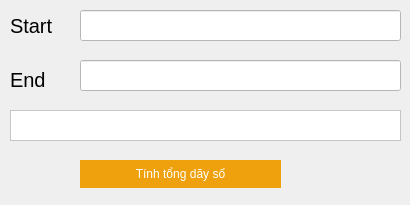
<?xml version="1.0" encoding="UTF-8"?>
<ui version="4.0">
 <class>Summation_Widget</class>
 <widget class="QWidget" name="Summation_Widget">
  <property name="geometry">
   <rect>
    <x>0</x>
    <y>0</y>
    <width>410</width>
    <height>205</height>
   </rect>
  </property>
  <property name="windowTitle">
   <string>Form</string>
  </property>
  <widget class="QLineEdit" name="input_start">
   <property name="geometry">
    <rect>
     <x>80</x>
     <y>10</y>
     <width>321</width>
     <height>31</height>
    </rect>
   </property>
   <property name="font">
    <font>
     <pointsize>10</pointsize>
    </font>
   </property>
   <property name="styleSheet">
    <string notr="true">color: black;
background-color: white;</string>
   </property>
  </widget>
  <widget class="QLabel" name="label_2">
   <property name="geometry">
    <rect>
     <x>10</x>
     <y>70</y>
     <width>41</width>
     <height>20</height>
    </rect>
   </property>
   <property name="font">
    <font>
     <pointsize>15</pointsize>
    </font>
   </property>
   <property name="text">
    <string>End</string>
   </property>
  </widget>
  <widget class="QTextBrowser" name="textBrowser_ketqua">
   <property name="geometry">
    <rect>
     <x>10</x>
     <y>110</y>
     <width>391</width>
     <height>31</height>
    </rect>
   </property>
   <property name="font">
    <font>
     <pointsize>12</pointsize>
    </font>
   </property>
   <property name="styleSheet">
    <string notr="true">color: black;
background-color: white;</string>
   </property>
  </widget>
  <widget class="QPushButton" name="button_giai">
   <property name="geometry">
    <rect>
     <x>80</x>
     <y>160</y>
     <width>201</width>
     <height>28</height>
    </rect>
   </property>
   <property name="styleSheet">
    <string notr="true">background-color: #EEA10C;
color: white;
border-radius: 50px;</string>
   </property>
   <property name="text">
    <string>Tính tổng dãy số</string>
   </property>
  </widget>
  <widget class="QLineEdit" name="input_end">
   <property name="geometry">
    <rect>
     <x>80</x>
     <y>60</y>
     <width>321</width>
     <height>31</height>
    </rect>
   </property>
   <property name="font">
    <font>
     <pointsize>10</pointsize>
    </font>
   </property>
   <property name="styleSheet">
    <string notr="true">color: black;
background-color: white;</string>
   </property>
  </widget>
  <widget class="QLabel" name="label">
   <property name="geometry">
    <rect>
     <x>10</x>
     <y>10</y>
     <width>51</width>
     <height>31</height>
    </rect>
   </property>
   <property name="font">
    <font>
     <pointsize>15</pointsize>
    </font>
   </property>
   <property name="text">
    <string>Start</string>
   </property>
  </widget>
 </widget>
 <resources/>
 <connections/>
</ui>
